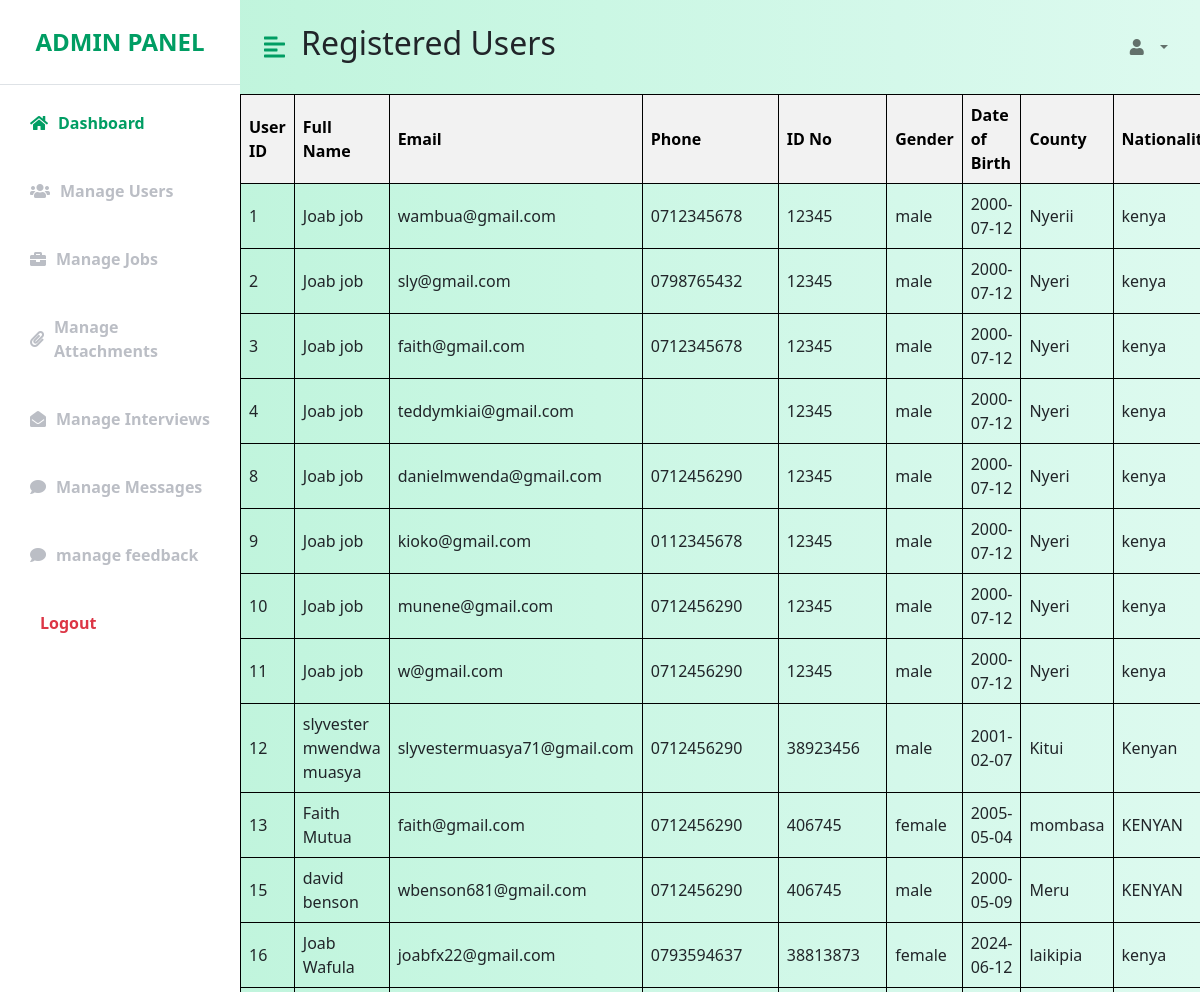
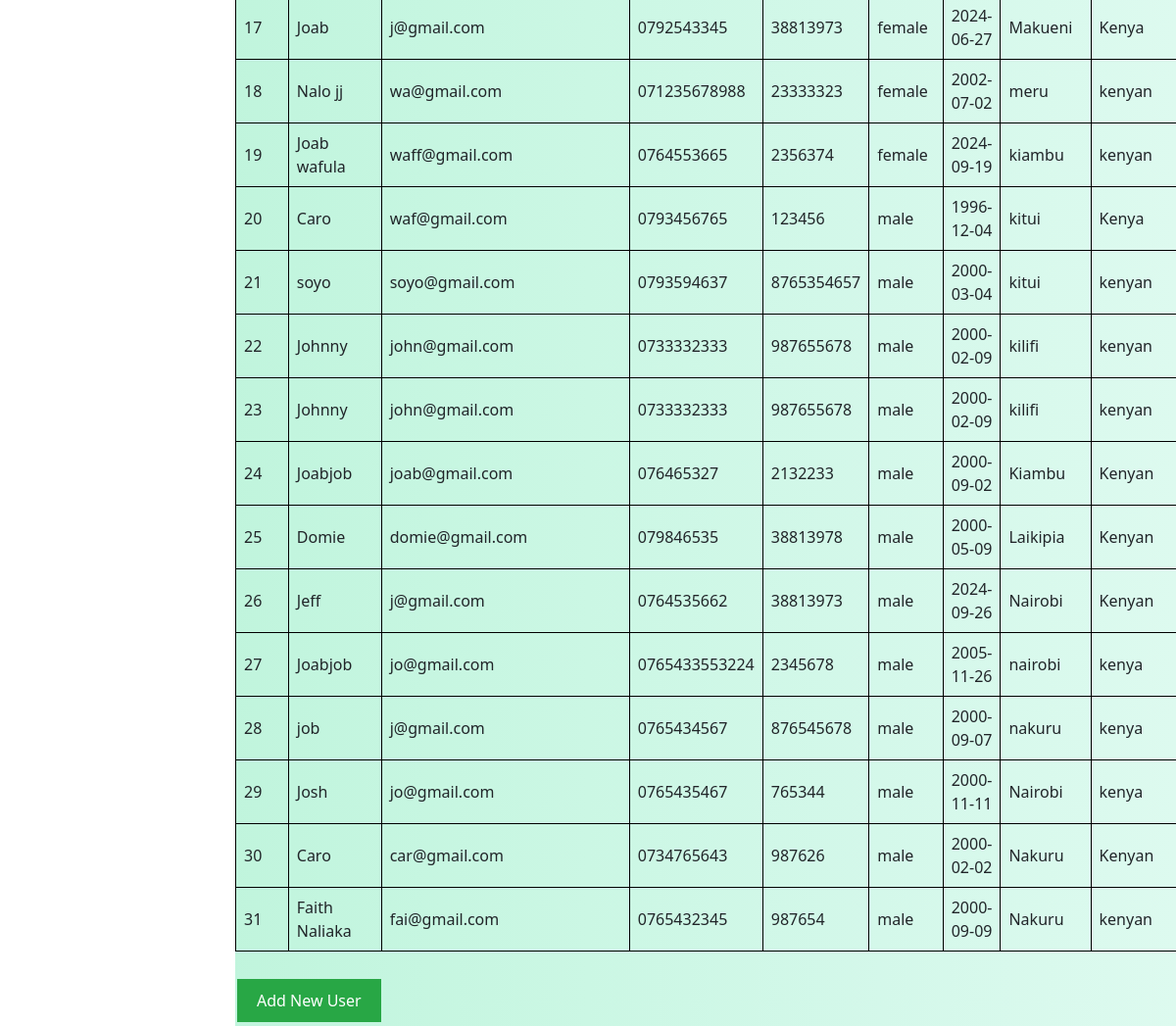
/fetch_user.php, run on the app's committed database (2 pictures, top to bottom).
### tables this page shows
CREATE TABLE `users` (
  `User_id` int(20) NOT NULL,
  `fullname` varchar(100) NOT NULL,
  `email` varchar(100) NOT NULL,
  `password` varchar(255) NOT NULL,
  `registration_date` timestamp NOT NULL DEFAULT current_timestamp(),
  `phone` varchar(15) DEFAULT NULL,
  `id_no` varchar(20) DEFAULT NULL,
  `gender` enum('male','female','other') DEFAULT NULL,
  `dob` date DEFAULT NULL,
  `county` varchar(50) DEFAULT NULL,
  `nationality` varchar(50) DEFAULT NULL,
  `application_count` int(11) DEFAULT 0,
  `is_premium` tinyint(1) DEFAULT 0,
  `account_status` varchar(50) DEFAULT 'Active'
);

### fetch_user.php (the view, shortened to what this page needs)
<!DOCTYPE html>
<html lang="en">
<head>
    <link href="https://cdn.jsdelivr.net/npm/bootstrap@5.0.0-beta3/dist/css/bootstrap.min.css" rel="stylesheet" />
    <link rel="stylesheet" href="https://cdnjs.cloudflare.com/ajax/libs/font-awesome/5.15.3/css/all.min.css" />
    <link rel="stylesheet" href="adminpannel.css" />
</head>
<body>
<div class="d-flex" id="wrapper">
        <div class="bg-white" id="sidebar-wrapper">
            <div class="sidebar-heading text-center py-4 primary-text fs-4 fw-bold text-uppercase border-bottom">
                <i class=></i>Admin Panel</div>
            <div class="list-group list-group-flush my-3">
                <a href="adminpannel.php" class="list-group-item list-group-item-action bg-transparent second-text active">
                    <i class="fa fa-home"></i>Dashboard</a>
                <br>
                <a href="fetch_user.php" class="list-group-item list-group-item-action bg-transparent second-text fw-bold">
                    <i class="fa fa-users"></i>Manage Users</a>
                <br>
                <a href="manage_jobs.php" class="list-group-item list-group-item-action bg-transparent second-text fw-bold">
                    <i class="fa fa-briefcase"></i>Manage Jobs</a>
                <br>
                <a href="manage_attachments.php" class="list-group-item list-group-item-action bg-transparent second-text fw-bold">
                    <i class="fa fa-paperclip"></i>Manage Attachments</a>
                <br>
                <a href="manage_interviews.php" class="list-group-item list-group-item-action bg-transparent second-text fw-bold">
                    <i class="fa fa-envelope-open"></i>Manage Interviews</a>
                <br>
                <a href="admin_manage_messages.php" class="list-group-item list-group-item-action bg-transparent second-text fw-bold">
                    <i class="fa fa-comment"></i>Manage Messages</a>
                <br>
                <a href="admin_feedback.php" class="list-group-item list-group-item-action bg-transparent second-text fw-bold">
                    <i class="fa fa-comment"></i>manage feedback</a>
                <br>
                <a href="admin_logout.php" class="list-group-item list-group-item-action bg-transparent text-danger fw-bold">
                    <i class="fa fa-sign-out"></i>Logout</a>
            </div>
        </div>
        <div id="page-content-wrapper">
            <nav class="navbar navbar-expand-lg navbar-light bg-transparent py-4 px-4">
                <div class="d-flex align-items-center">
                    <i class="fas fa-align-left primary-text fs-4 me-3" id="menu-toggle"></i>
                    <h2 class="fs-2 m-0"><h2>Registered Users</h2></h2>
                </div>
                <div class="collapse navbar-collapse" id="navbarSupportedContent">
                    <ul class="navbar-nav ms-auto mb-2 mb-lg-0">
                        <li class="nav-item dropdown">
                            <a class="nav-link dropdown-toggle second-text fw-bold" href="#" id="navbarDropdown"
                                role="button" data-bs-toggle="dropdown" aria-expanded="false">
                                <i class="fas fa-user me-2"></i>
                </a>
                        </li>
                    </ul>
                </div>
            </nav>
            <?php
require_once 'connect.php';
$sql = "SELECT user_id, fullname, email, password, phone, id_no, gender, dob, county, nationality FROM users";
$result = $conn->query($sql);
if ($result->num_rows > 0) {
    echo "<table>";
    echo "<tr><th>User ID</th><th>Full Name</th><th>Email</th><th>Phone</th><th>ID No</th><th>Gender</th><th>Date of Birth</th><th>County</th><th>Nationality</th><th>Actions</th></tr>";
    while($row = $result->fetch_assoc()) {
        echo "<tr>";
        echo "<td>" . $row['user_id'] . "</td>";
        echo "<td>" . $row['fullname'] . "</td>";
        echo "<td>" . $row['email'] . "</td>";
        echo "<td>" . $row['phone'] . "</td>";
        echo "<td>" . $row['id_no'] . "</td>";
        echo "<td>" . $row['gender'] . "</td>";
        echo "<td>" . $row['dob'] . "</td>";
        echo "<td>" . $row['county'] . "</td>";
        echo "<td>" . $row['nationality'] . "</td>";
        echo "</tr>";
    }
    echo "</table>";
    echo "<br>";
     echo "<form action='add_user.php' method='GET'>";
     echo "<button type='submit' class='add-button'>Add New User</button>";
     echo "</form>";
} else {
    echo "<h2>No users found.</h2>";
}
?>
            </div>
        </div>
</body>
</html>

### adminpannel.css (style rules this page uses)
:root { --main-bg-color: #009d63; --main-text-color: #009d63; --second-text-color: #bbbec5; --second-bg-color: #c1efde; }
.primary-text { color: var(--main-text-color); }
.second-text { color: var(--second-text-color); }
#wrapper { overflow-x: hidden; background-image: linear-gradient( to right, #baf3d7, #c2f5de, #cbf7e4, #d4f8ea, #ddfaef ); }
#sidebar-wrapper { min-height: 100vh; margin-left: -15rem; -webkit-transition: margin 0.25s ease-out; -moz-transition: margin 0.25s ease-out; -o-transition: margin 0.25s ease-out; transition: margin 0.25s ease-out; }
#sidebar-wrapper .sidebar-heading { padding: 0.875rem 1.25rem; font-size: 1.2rem; }
#sidebar-wrapper .list-group { width: 15rem; }
#page-content-wrapper { min-width: 100vw; }
#menu-toggle { cursor: pointer; }
.list-group-item { border: none; padding: 10px 30px; display: flex; align-items: center; }
.list-group-item i { margin-right: 10px; }
.list-group-item.active { background-color: transparent; color: var(--main-text-color); font-weight: bold; border: none; }
@media (min-width: 768px) { #sidebar-wrapper { margin-left: 0; } }
@media (min-width: 768px) { #page-content-wrapper { min-width: 0; width: 100%; } }

### fetch_user.php (style rules this page uses)
table { width: 100%; border-collapse: collapse; }
th, td { border: 1px solid black; padding: 8px; text-align: left; }
th { background-color: #f2f2f2; color: black; }
.add-button { background-color: #28a745; color: white; border: none; padding: 10px 20px; text-align: center; text-decoration: none; display: inline-block; font-size: 16px; margin: 4px 2px; cursor: pointer; }

### data on the page
users: User_id "1", fullname "Joab job", email "wambua@gmail.com", phone "0712345678", id_no "12345", gender "male", dob "2000-07-12", county "Nyerii", nationality "kenya"
users: User_id "2", fullname "Joab job", email "sly@gmail.com", phone "0798765432", id_no "12345", gender "male", dob "2000-07-12", county "Nyeri", nationality "kenya"
users: User_id "3", fullname "Joab job", email "faith@gmail.com", phone "0712345678", id_no "12345", gender "male", dob "2000-07-12", county "Nyeri", nationality "kenya"
users: User_id "4", fullname "Joab job", email "teddymkiai@gmail.com", id_no "12345", gender "male", dob "2000-07-12", county "Nyeri", nationality "kenya"
users: User_id "8", fullname "Joab job", email "danielmwenda@gmail.com", phone "0712456290", id_no "12345", gender "male", dob "2000-07-12", county "Nyeri", nationality "kenya"
users: User_id "9", fullname "Joab job", email "kioko@gmail.com", phone "0112345678", id_no "12345", gender "male", dob "2000-07-12", county "Nyeri", nationality "kenya"
users: User_id "10", fullname "Joab job", email "munene@gmail.com", phone "0712456290", id_no "12345", gender "male", dob "2000-07-12", county "Nyeri", nationality "kenya"
users: User_id "11", fullname "Joab job", email "w@gmail.com", phone "0712456290", id_no "12345", gender "male", dob "2000-07-12", county "Nyeri", nationality "kenya"
users: User_id "12", fullname "slyvester mwendwa muasya", email "slyvestermuasya71@gmail.com", phone "0712456290", id_no "38923456", gender "male", dob "2001-02-07", county "Kitui", nationality "Kenyan"
users: User_id "13", fullname "Faith Mutua", email "faith@gmail.com", phone "0712456290", id_no "406745", gender "female", dob "2005-05-04", county "mombasa", nationality "KENYAN"
users: User_id "15", fullname "david benson", email "wbenson681@gmail.com", phone "0712456290", id_no "406745", gender "male", dob "2000-05-09", county "Meru", nationality "KENYAN"
users: User_id "16", fullname "Joab Wafula", email "joabfx22@gmail.com", phone "0793594637", id_no "38813873", gender "female", dob "2024-06-12", county "laikipia", nationality "kenya"
users: User_id "17", fullname "Joab", email "j@gmail.com", phone "0792543345", id_no "38813973", gender "female", dob "2024-06-27", county "Makueni", nationality "Kenya"
users: User_id "18", fullname "Nalo jj", email "wa@gmail.com", phone "071235678988", id_no "23333323", gender "female", dob "2002-07-02", county "meru", nationality "kenyan"
users: User_id "19", fullname "Joab wafula", email "waff@gmail.com", phone "0764553665", id_no "2356374", gender "female", dob "2024-09-19", county "kiambu", nationality "kenyan"
users: User_id "20", fullname "Caro", email "waf@gmail.com", phone "0793456765", id_no "123456", gender "male", dob "1996-12-04", county "kitui", nationality "Kenya"
users: User_id "21", fullname "soyo", email "soyo@gmail.com", phone "0793594637", id_no "8765354657", gender "male", dob "2000-03-04", county "kitui", nationality "kenyan"
users: User_id "22", fullname "Johnny", email "john@gmail.com", phone "0733332333", id_no "987655678", gender "male", dob "2000-02-09", county "kilifi", nationality "kenyan"
users: User_id "23", fullname "Johnny", email "john@gmail.com", phone "0733332333", id_no "987655678", gender "male", dob "2000-02-09", county "kilifi", nationality "kenyan"
users: User_id "24", fullname "Joabjob", email "joab@gmail.com", phone "076465327", id_no "2132233", gender "male", dob "2000-09-02", county "Kiambu", nationality "Kenyan"
users: User_id "25", fullname "Domie", email "domie@gmail.com", phone "079846535", id_no "38813978", gender "male", dob "2000-05-09", county "Laikipia", nationality "Kenyan"
users: User_id "26", fullname "Jeff", email "j@gmail.com", phone "0764535662", id_no "38813973", gender "male", dob "2024-09-26", county "Nairobi", nationality "Kenyan"
users: User_id "27", fullname "Joabjob", email "jo@gmail.com", phone "0765433553224", id_no "2345678", gender "male", dob "2005-11-26", county "nairobi", nationality "kenya"
users: User_id "28", fullname "job", email "j@gmail.com", phone "0765434567", id_no "876545678", gender "male", dob "2000-09-07", county "nakuru", nationality "kenya"
users: User_id "29", fullname "Josh", email "jo@gmail.com", phone "0765435467", id_no "765344", gender "male", dob "2000-11-11", county "Nairobi", nationality "kenya"
users: User_id "30", fullname "Caro", email "car@gmail.com", phone "0734765643", id_no "987626", gender "male", dob "2000-02-02", county "Nakuru", nationality "Kenyan"
users: User_id "31", fullname "Faith Naliaka", email "fai@gmail.com", phone "0765432345", id_no "987654", gender "male", dob "2000-09-09", county "Nakuru", nationality "kenyan"
